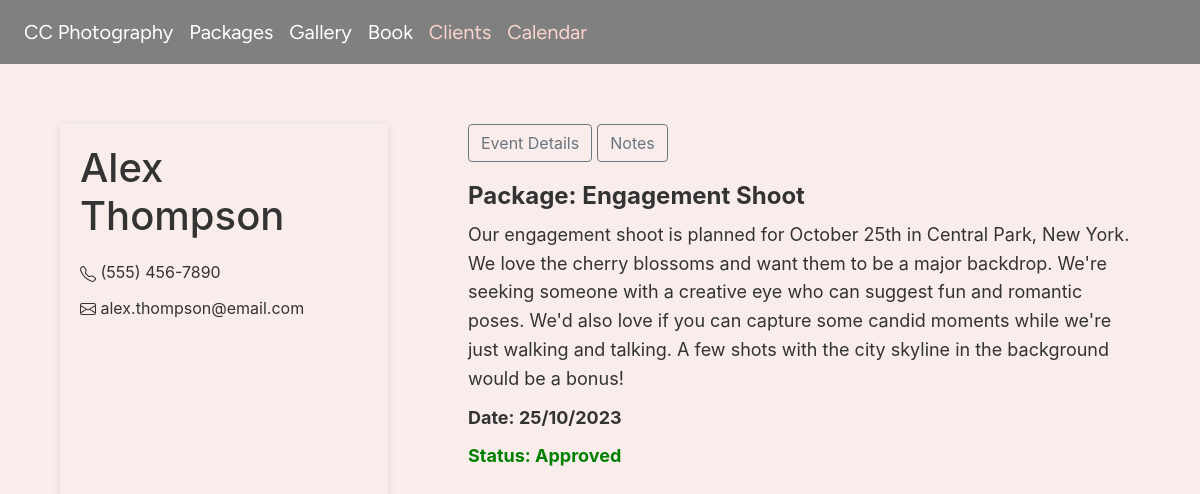
The app's page /clients/9/ (signed in) with its own data.
### wedding/models.py (models this page shows, shortened)
class Client(models.Model):
    PACKAGE_OPTIONS = [
        ('Wedding', 'Wedding'),
        ('Engagement Shoot', 'Engagement Shoot'),
        ('Destination Wedding', 'Destination Wedding')
    ]
    name = models.CharField(max_length=64)
    email = models.EmailField()
    phone = models.CharField(max_length=15)
    package = models.CharField(max_length=64, choices=PACKAGE_OPTIONS, default='Wedding')
    description = models.TextField(null=True, blank=True)
    date_added = models.DateTimeField(auto_now_add=True)
    date_requested = models.DateTimeField(auto_now_add=False)
    approved = models.BooleanField(default=False)
    completed = models.BooleanField(default=False)

### wedding/views.py (the view)
# urls.py: path("clients/<int:client_id>/", views.client, name="client"),
def client(request, client_id):
    user = request.user
    client_info = Client.objects.get(id=client_id)
    notes = Note.objects.filter(client=client_info)
    if not user.is_authenticated:
        return redirect('index')
    return render(request, "wedding/client.html", {
        "user": user,
        "clients": clients,
        "client": client_info,
        "notes": notes
    })

### wedding/templates/wedding/client.html (shortened to what this page needs)
{% extends "wedding/layout.html" %}
{% load static %}
{% block body %}
    {% if user.is_authenticated %}
        <div class="client-profile">
            <div class="contact-container">
                <div style="margin-bottom: 20px;"><h1>{{ client.name }}</h1></div>
                <div style="margin-bottom: 10px;"> {{ client.phone }}</div>
                <div style="margin-bottom: 10px;"> {{ client.email }}</div>
            </div>
            <div class="details-container">
                <button class="btn btn-outline-secondary" style="margin-bottom: 20px;" id="event">Event Details</button>
                <button class="btn btn-outline-secondary" style="margin-bottom: 20px;" id="notes">Notes</button>
                <div id="event-view">
                    <div style="margin-bottom: 10px;"><h4><strong>Package: {{ client.package }}</strong></h4></div>
                    <div style="margin-bottom: 10px;">{{ client.description }}</div>
                    <div style="margin-bottom: 10px;"><strong>Date: {{ client.date_requested| date:"d/m/Y"}}</strong></div>
                    {% if client.approved == False %}
                        <div style="margin-bottom: 10px;"><button class="btn btn-primary" id="approve-button" data-client-id="{{ client.id }}">Approve</button></div>
                    {% else %}
                        <div style="margin-bottom: 20px; color: green"><strong>Status: Approved</strong></div>
                    {% endif %}
                </div>
            </div>
        </div>
    {% else %}
        <div>
            You are not authenticated
        </div>
    {% endif %}
{% endblock %}

### wedding/static/wedding/styles.css (style rules this page uses)
:root { --text: grey; --headers: grey; --background: #F8EDEB; --button: #FCD5CE; --content-background: #FCD5CE; --nav: grey; --form: #D8E2DC; }
body { line-height: 1.6; background-color: var(--background); color: #333333; }
.client-profile { display: flex; margin: 20px; height: 100vh; align-items: stretch; }
.contact-container { flex: 0.3; padding: 20px; margin: 40px; box-shadow: 0px 2px 8px rgba(0, 0, 0, 0.1); }
.details-container { flex: 0.7; font-size: 18px; margin: 40px; position: relative; }

### records on screen
Client: name "Alex Thompson", phone "(555) 456-7890", email "alex.thompson@email.com", package "Engagement Shoot", description "Our engagement shoot is planned for October 25th in Central Park, New York. We love the cherry blossoms and want them to be a major backdrop. We're seeking someone with a creative eye who can suggest fun and romantic poses. We'd also love if you can capture some candid moments while we're just walking and talking. A few shots with the city skyline in the background would be a bonus!", date_requested "25/10/2023"
